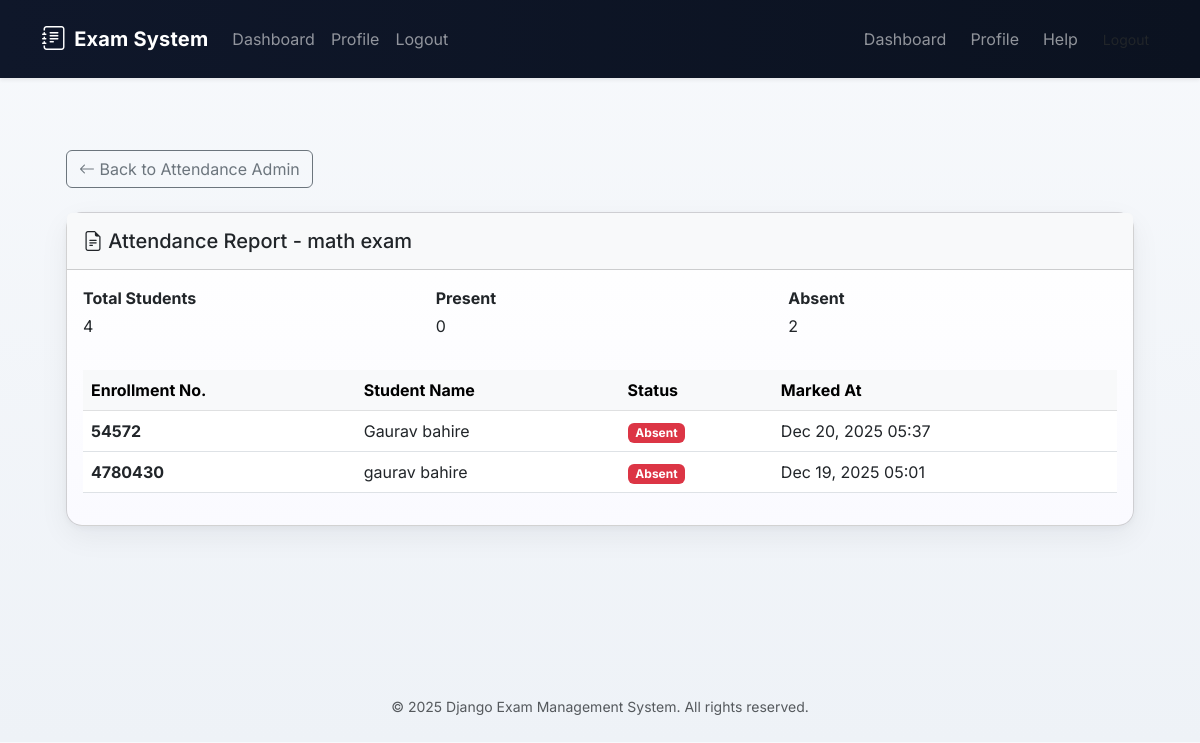
The app's page /attendance/report/1/ (signed in) with its own data.
### apps/exams/models.py (models this page shows, shortened)
class ExamSchedule(models.Model):
    STATUS_CHOICES = (
        ('draft', 'Draft'),
        ('published', 'Published'),
        ('ongoing', 'Ongoing'),
        ('completed', 'Completed'),
    )
    question_paper = models.ForeignKey(
        QuestionPaper,
        on_delete=models.CASCADE,
        related_name='schedules'
    )
    scheduled_date = models.DateField(db_index=True)
    start_time = models.TimeField()
    end_time = models.TimeField()
    assigned_students = models.ManyToManyField(
        StudentProfile,
        related_name='exam_schedules'
    )
    status = models.CharField(
        max_length=20,
        choices=STATUS_CHOICES,
        default='draft'
    )
    created_at = models.DateTimeField(auto_now_add=True)
    updated_at = models.DateTimeField(auto_now=True)
    class Meta:
        ordering = ['scheduled_date', 'start_time']
        indexes = [
            models.Index(fields=['scheduled_date', 'status']),
        ]

class QuestionPaper(models.Model):
    title = models.CharField(max_length=300)
    subject = models.ForeignKey(
        Subject,
        on_delete=models.CASCADE,
        related_name='question_papers'
    )
    questions = models.ManyToManyField(Question, related_name='papers')
    total_marks = models.IntegerField(default=100)
    duration_minutes = models.IntegerField(
        validators=[MinValueValidator(15), MaxValueValidator(480)]
    )
    passing_marks = models.IntegerField(
        validators=[MinValueValidator(0), MaxValueValidator(100)]
    )
    instructions = models.TextField(blank=True, help_text="Exam instructions for students")
    created_by = models.ForeignKey(
        User,
        on_delete=models.SET_NULL,
        null=True,
        related_name='created_papers'
    )
    created_at = models.DateTimeField(auto_now_add=True)
    updated_at = models.DateTimeField(auto_now=True)
    class Meta:
        ordering = ['-created_at']
        indexes = [
            models.Index(fields=['subject']),
        ]

### apps/attendance/models.py (models this page shows, shortened)
class Attendance(models.Model):
    exam_schedule = models.ForeignKey(
        ExamSchedule,
        on_delete=models.CASCADE,
        related_name='attendances'
    )
    student = models.ForeignKey(
        StudentProfile,
        on_delete=models.CASCADE,
        related_name='attendances'
    )
    attended = models.BooleanField(default=False)
    check_in_time = models.DateTimeField(null=True, blank=True)
    check_out_time = models.DateTimeField(null=True, blank=True)
    marked_by = models.ForeignKey(
        'accounts.User',
        on_delete=models.SET_NULL,
        null=True,
        related_name='marked_attendances'
    )
    marked_at = models.DateTimeField(auto_now=True)
    notes = models.TextField(blank=True)
    class Meta:
        unique_together = ('exam_schedule', 'student')
        ordering = ['-marked_at']
        indexes = [
            models.Index(fields=['exam_schedule', 'attended']),
        ]

### apps/accounts/models.py (models this page shows, shortened)
class StudentProfile(models.Model):
    user = models.OneToOneField(
        User,
        on_delete=models.CASCADE,
        related_name='student_profile'
    )
    enrollment_number = models.CharField(
        max_length=50,
        unique=True,
        db_index=True
    )
    department = models.CharField(max_length=100)
    semester = models.IntegerField(choices=[(i, str(i)) for i in range(1, 9)])
    profile_picture = models.ImageField(
        upload_to='student_profiles/',
        blank=True,
        null=True
    )
    date_of_birth = models.DateField(blank=True, null=True)
    address = models.TextField(blank=True)
    is_active = models.BooleanField(default=True)
    created_at = models.DateTimeField(auto_now_add=True)
    updated_at = models.DateTimeField(auto_now=True)
    class Meta:
        ordering = ['enrollment_number']
        indexes = [
            models.Index(fields=['enrollment_number']),
            models.Index(fields=['department']),
        ]

class User(AbstractUser):
    ROLE_CHOICES = (
        ('admin', 'Admin'),
        ('student', 'Student'),
    )
    role = models.CharField(
        max_length=10,
        choices=ROLE_CHOICES,
        default='student'
    )
    phone_number = models.CharField(max_length=15, blank=True, null=True)
    created_at = models.DateTimeField(auto_now_add=True)
    updated_at = models.DateTimeField(auto_now=True)
    class Meta:
        ordering = ['-created_at']
        indexes = [
            models.Index(fields=['email']),
            models.Index(fields=['role']),
        ]
    @property
    def is_admin_user(self):
        return self.role == 'admin'

### apps/attendance/views.py (the view)
# urls.py: path('report/<int:schedule_id>/', views.attendance_report, name='report'),
@login_required
def attendance_report(request, schedule_id):
    if not request.user.is_admin_user:
        messages.error(request, 'Access denied.')
        return redirect('dashboard')
    schedule = get_object_or_404(ExamSchedule, pk=schedule_id)
    attendances = Attendance.objects.filter(exam_schedule=schedule)
    total_students = schedule.assigned_students.count()
    present_count = attendances.filter(attended=True).count()
    absent_count = attendances.filter(attended=False).count()
    context = {
        'schedule': schedule,
        'attendances': attendances,
        'total_students': total_students,
        'present_count': present_count,
        'absent_count': absent_count,
    }
    return render(request, 'attendance/attendance_report.html', context)

### Exam_Management_System-main/templates/attendance/attendance_report.html (shortened to what this page needs)
{% extends 'base.html' %}
{% load static %}
{% block content %}
<div class="container-fluid px-3 px-md-4 py-4">
    <div class="mb-4">
        <a href="{% url 'attendance:admin_attendance' %}" class="btn btn-outline-secondary">
            <i class="bi bi-arrow-left"></i> Back to Attendance Admin
        </a>
    </div>
    <div class="card mb-4">
        <div class="card-header bg-light py-3">
            <h5 class="mb-0"><i class="bi bi-file-earmark-text"></i> Attendance Report - {{ schedule.question_paper.title }}</h5>
        </div>
        <div class="card-body">
            <div class="row mb-3">
                <div class="col-md-4">
                    <p class="mb-1"><strong>Total Students</strong></p>
                    <p>{{ total_students }}</p>
                </div>
                <div class="col-md-4">
                    <p class="mb-1"><strong>Present</strong></p>
                    <p>{{ present_count }}</p>
                </div>
                <div class="col-md-4">
                    <p class="mb-1"><strong>Absent</strong></p>
                    <p>{{ absent_count }}</p>
                </div>
            </div>
            <div class="table-responsive">
                <table class="table table-hover">
                    <thead class="table-light">
                        <tr>
                            <th>Enrollment No.</th>
                            <th>Student Name</th>
                            <th>Status</th>
                            <th>Marked At</th>
                        </tr>
                    </thead>
                    <tbody>
                        {% for a in attendances %}
                        <tr>
                            <td><strong>{{ a.student.enrollment_number }}</strong></td>
                            <td>{{ a.student.user.get_full_name }}</td>
                            <td>
                                {% if a.attended %}
                                <span class="badge bg-success">Present</span>
                                {% else %}
                                <span class="badge bg-danger">Absent</span>
                                {% endif %}
                            </td>
                            <td>
                                {% if a.marked_at %}
                                    {{ a.marked_at|date:"M d, Y H:i" }}
                                {% else %}
                                    &ndash;
                                {% endif %}
                            </td>
                        </tr>
                        {% empty %}
                        <tr>
                            <td colspan="4" class="text-center text-muted">No attendance recorded yet for this exam.</td>
                        </tr>
                        {% endfor %}
                    </tbody>
                </table>
            </div>
        </div>
    </div>
</div>
{% endblock %}

### static/css/theme.css (style rules this page uses)
:root { --bs-primary:#0d6efd; --accent:#6c7ae0; --accent-2:#34d399; --bg-1: #0f172a; --bg-2: #0b1220; --card-bg: #ffffff; --muted: #6c757d; --glass: rgba(255,255,255,0.06); }
body { background: linear-gradient(180deg, #f7f9fc 0%, #eef2f7 100%); font-family: Inter, system-ui, -apple-system, 'Segoe UI', Roboto, 'Helvetica Neue', Arial, sans-serif; color: #0b1220; }
.card { border-radius:16px; background:linear-gradient(180deg, rgba(255,255,255,0.98), rgba(250,250,255,0.98)); box-shadow: 0 10px 30px rgba(8,15,33,0.06), 0 2px 6px rgba(8,15,33,0.04); transition: transform 280ms cubic-bezier(.2,.9,.2,1), box-shadow 280ms; }
:root { --primary-indigo: #6366f1; --primary-purple: #8b5cf6; --text-dark: #111827; --text-muted: #6b7280; --bg-gray: #f9fafb; --border-color: #e5e7eb; }
body { background-color: var(--bg-gray); font-family: 'Inter', system-ui, -apple-system, sans-serif; }

### records on screen
ExamSchedule: question_paper "math exam"
Attendance: student.enrollment_number "54572", student.user.get_full_name "Gaurav bahire", attended "Absent", marked_at "Dec 20, 2025 05:37"
Attendance: student.enrollment_number "4780430", student.user.get_full_name "gaurav bahire", attended "Absent", marked_at "Dec 19, 2025 05:01"

### other values on screen
{{ total_students }} "4"
{{ present_count }} "0"
{{ absent_count }} "2"
